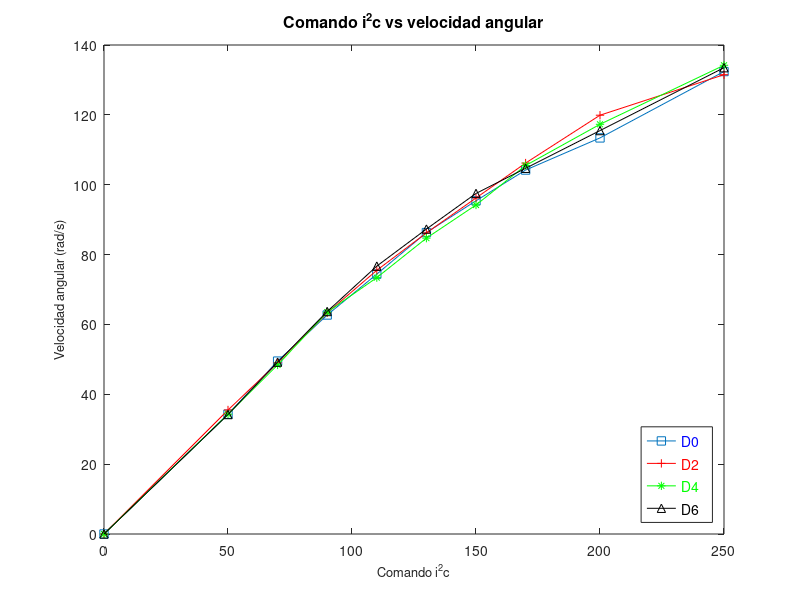
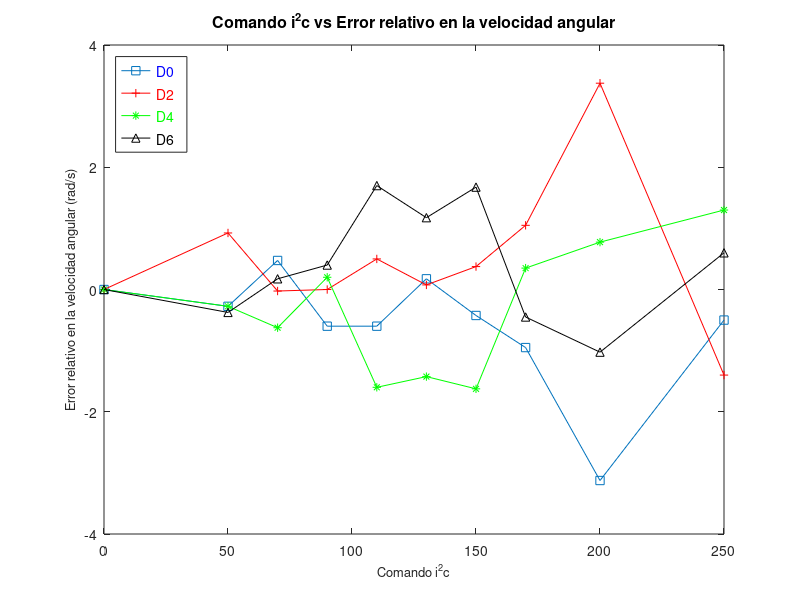

Recreate these plots in MATLAB, in order. (Note: this script raises an error after producing the figures.)
%% Carga de datos
global gi2c gw
close all
clear all
clc

x=load('./i2c_vs_todo/notas_cuad.txt');

i2c   = x(:,1);                % Comando i2c
assignin('base','gi2c',i2c);
Fm    = 9.81/1000*x(:,2)/4;    % Fuerza en N-m por motor
w     = (pi*mean(x(:,3:6)'))'; % Velocidad angular promedio de los motores (rad/s)
assignin('base','gw',w);
% PLOT VELOCIDADES DE LOS 4 MOTORES

figure
    plot(i2c,x(:,4),'s-'); hold on; 
    plot(i2c,x(:,5),'r+-');
    plot(i2c,x(:,6),'g*-');
    plot(i2c,x(:,3),'k^-');
    title('\fontsize{16}Comando i^2c vs velocidad angular')
    xlabel('\fontsize{13}Comando i^2c')
    ylabel('\fontsize{13}Velocidad angular (rad/s)')
    legend('\fontsize{14}{\color{blue}D0}','\fontsize{14}{\color{red}D2}','\fontsize{14}{\color{green}D4}','\fontsize{14}D6','location','southeast')

    
 figure
    plot(i2c,x(:,4)-mean(x(:,3:6)')','s-'); hold on; 
    plot(i2c,x(:,5)-mean(x(:,3:6)')','r+-');
    plot(i2c,x(:,6)-mean(x(:,3:6)')','g*-');
    plot(i2c,x(:,3)-mean(x(:,3:6)')','k^-');
    title('\fontsize{16}Comando i^2c vs Error relativo en la velocidad angular')
    xlabel('\fontsize{13}Comando i^2c')
    ylabel('\fontsize{13}Error relativo en la velocidad angular (rad/s)')
    legend('\fontsize{14}{\color{blue}D0}','\fontsize{14}{\color{red}D2}','\fontsize{14}{\color{green}D4}','\fontsize{14}D6','location','northwest')
    
%% Fuerza vs. velocidad angular    

wtest = 0:450;
fprintf('Fuerza vs. velocidad angular\n')
[p_quad_FW,Ftest_cuad_FW,e_cuad_FW,sigma_cuad_FW,p_cub_FW,Ftest_cub_FW,e_cub_FW,sigma_cub_FW] = curv_fit(w,Fm,wtest);

% CALIBRACION ANTERIOR
%Pviejos      = [3.7646e-5  -9.0535e-4 0.0170]; % Parametros primera calibracion
%Ftest_viejos = Pviejos(1)*(wtest.^2)+Pviejos(2)*wtest+Pviejos(3)*ones(size(wtest,1),1);

% PLOT FUERZA vs. VELOCIDAD ANGULAR
figure
    plot(w,Fm,'*')
    title('\fontsize{16}Velocidad angular vs. fuerza')
    xlabel('\fontsize{13}Velocidad angular (rad/s)')
    ylabel('\fontsize{13}Fuerza (N)')
    hold on
    plot(wtest,Ftest_cuad_FW,'r')
    plot(wtest,Ftest_cub_FW,'b')
    %plot(wtest,Ftest_viejos,'k')
    legend('\fontsize{13}Medias experimentales','\fontsize{13}Curva modelo cuadrático',...
        '\fontsize{13}Curva modelo cúbico','location','northwest')

%% i2c vs. Fuerza

i2ctest = 0:250;
fprintf('\ni2c vs. Fuerza\n')
[p_quad_FI,Ftest_cuad_FI,e_cuad_FI,sigma_cuad_FI,p_cub_FI,Ftest_cub_FI,e_cub_FI,sigma_cub_FI] = curv_fit(i2c,Fm,i2ctest);

%B_lin      = [i2c];
%p_lin      = (B_lin'*B_lin)\(B_lin'*Fm);           % parametros del modelo cuadratico
%Ftest_lin  = p_lin(1)*i2ctest;

%e_lin      = Fm-(p_lin(1)*w);
%e_lin_prom = mean(e_lin);
%sigma_lin  = std(e_lin);
%fprintf('\nModelo Lineal\n\tError: %d\n\tSigma: %d',e_lin_prom,sigma_lin)

% PLOT i2c vs. FUERZA
figure
    plot(i2c,Fm,'*')
    title('\fontsize{16}Comando i^2c vs. fuerza')
    xlabel('\fontsize{13}Comando i^2c')
    ylabel('\fontsize{13}Fuerza (N)')
    hold on
    %plot(i2ctest,Ftest_lin,'k')
    plot(i2ctest,Ftest_cuad_FI,'r')
    plot(i2ctest,Ftest_cub_FI)
    legend('\fontsize{13}Medias experimentales','\fontsize{13}Curva modelo cuadrático',...
        '\fontsize{13}Curva modelo cúbico','location','northwest')

%% i2c vs. Velocidad Angular

fprintf('\ni2c vs. Velocidad Angular\n')
[p_quad_IW,Ftest_cuad_IW,e_cuad_IW,sigma_cuad_IW,p_cub_IW,Ftest_cub_IW,e_cub_IW,sigma_cub_IW] = curv_fit(i2c,w,i2ctest);

X0=[200 100 1];
[X,RESNORM,RESIDUAL,EXITFLAG]=lsqnonlin(@monod,X0,[],[],optimset('MaxFunEvals',10000));
p_mon=X;

Ftest_monod=p_mon(1)*i2ctest./(p_mon(2)*i2ctest+p_mon(3));
e_monod=w-(p_mon(1)*i2c./(p_mon(2)*i2c+p_mon(3)));
e_monod_prom=mean(e_monod);
sigma_monod=std(e_monod);

fprintf('\nModelo Monod\n\tError: %d\n\tSigma: %d',e_monod_prom,sigma_monod)

% PLOT FUERZA vs. VELOCIDAD ANGULAR
figure
    plot(i2c,w,'*')
    title('\fontsize{16}Comando i^2c vs. velocidad angular')
    xlabel('\fontsize{13}Comando i^2c')
    ylabel('\fontsize{13}Velocidad angular (rad/s)')
    hold on
    plot(i2ctest,Ftest_cuad_IW,'r')
    plot(i2ctest,Ftest_cub_IW,'g')
    plot(i2ctest,Ftest_monod)
        legend('\fontsize{13}Medias experimentales','\fontsize{13}Curva modelo cuadrático',...
        '\fontsize{13}Curva modelo cúbico',...,
        '\fontsize{13}Curva modelo Monod','location','northeast')

%% Velocidad Angular vs. i2c 

wtest = 0:450;
fprintf('\nVelocidad Angular vs. i^2c\n')
[p_quad_IW2,Ftest_cuad_IW2,e_cuad_IW2,sigma_cuad_IW2,p_cub_IW2,Ftest_cub_IW2,e_cub_IW2,sigma_cub_IW2] = curv_fit(w,i2c,wtest);

% PLOT FUERZA vs. VELOCIDAD ANGULAR
figure
    plot(w,i2c,'k*')
    title('\fontsize{16}Comando i^2c vs. velocidad angular')
    xlabel('\fontsize{13}Velocidad angular (rad/s)')
    ylabel('\fontsize{13}Comando i^2c')
    hold on
    plot(wtest,Ftest_cuad_IW2,'r')
    plot(wtest,Ftest_cub_IW2)
    legend('\fontsize{13}Medias experimentales','\fontsize{13}Curva modelo cuadrático',...
        '\fontsize{13}Curva modelo cúbico','location','northwest')
  
% B_4      = [w.^4 w.^3 w.^2 w ];
% p_4      = (B_4'*B_4)\(B_4'*i2c);
% Ftest_4  = p_4(1)*wtest.^4+p_4(2)*wtest.^3+p_4(3)*wtest.^2+p_4(4)*wtest;
% 
% e_4      = i2c-(p_4(1)*w.^4+p_4(2)*w.^3+p_4(3)*w.^2+p_4(4)*w);
% e_4_prom = mean(e_4);
% sigma_4  = std(e_4);
% fprintf('\nModelo Cuatroático\n\tError: %d\n\tSigma: %d',e_4_prom,sigma_4)
% fprintf('\nEl modelo cuatroático es casi idéntico al cúbico. El término en w^4 es 6 órdenes más chico que el de w^3\n')

